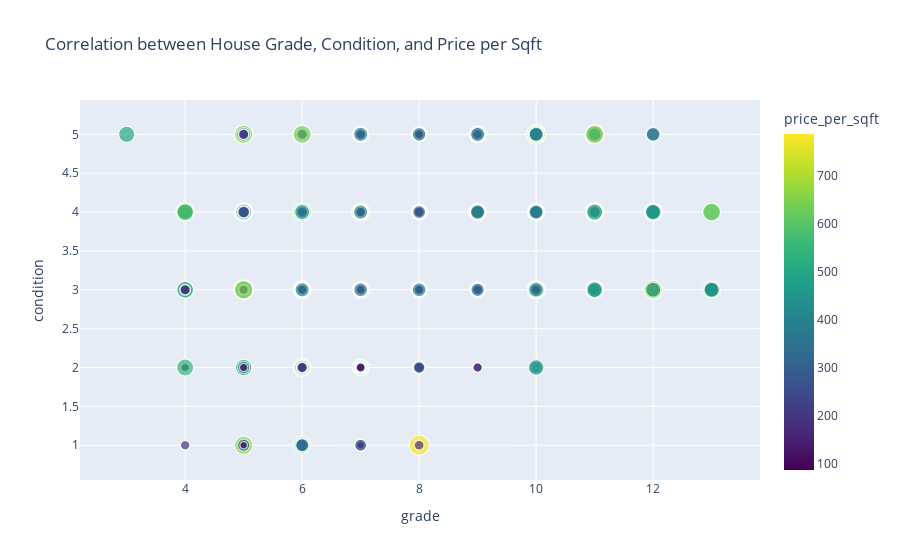

The code cell stored with this chart in its notebook:
### Markdown cell above
## Visualising with focus on house condition and grade

### Code cell
import plotly.express as px

# Scatter plot for house grade vs. house condition, color-coded by price_per_sqft
scatter_fig = px.scatter(
    grouped_data,
    x='grade',
    y='condition',
    color='price_per_sqft',
    color_continuous_scale='Viridis',
    size='price_per_sqft',
    hover_name='zipcode',
    title="Correlation between House Grade, Condition, and Price per Sqft"
)
scatter_fig.show()

# Choropleth map for median price per sqft by zip code
choropleth_fig = px.choropleth_mapbox(
    grouped_data,
    geojson=url_geojson,
    locations='zipcode',
    featureidkey='properties.ZCTA5CE10',
    color='price_per_sqft',
    color_continuous_scale='Viridis',
    hover_name='zipcode',
    mapbox_style="carto-positron",
    zoom=8,
    center={"lat": avg_latitude, "lon": avg_longitude},
    opacity=0.5,
    title="Median Price per Sqft by Zip Code"
)
choropleth_fig.update_layout(mapbox_style="open-street-map")
choropleth_fig.update_layout(margin={"r":0,"t":0,"l":0,"b":0})
choropleth_fig.show()

### Figure 1 — Plotly figure (JSON) as saved in the notebook; plotly's stock layout.template omitted (floating-point values rounded to 4 significant figures; data arrays with more than 128 entries replaced by an {"elided": "..."} marker saying what was removed)
{"data": [{"hovertemplate": "<b>%{hovertext}</b><br><br>grade=%{x}<br>condition=%{y}<br>price_per_sqft=%{marker.color}<extra></extra>", "hovertext": {"elided": "1203 int values"}, "legendgroup": "", "marker": {"color": {"elided": "1203 float values"}, "coloraxis": "coloraxis", "size": {"elided": "1203 float values"}, "sizemode": "area", "sizeref": 1.968, "symbol": "circle"}, "mode": "markers", "name": "", "showlegend": false, "type": "scattergl", "x": {"elided": "1203 int values"}, "xaxis": "x", "y": {"elided": "1203 int values"}, "yaxis": "y"}], "layout": {"coloraxis": {"colorbar": {"title": {"text": "price_per_sqft"}}, "colorscale": [[0, "#440154"], [0.1111, "#482878"], [0.2222, "#3e4989"], [0.3333, "#31688e"], [0.4444, "#26828e"], [0.5556, "#1f9e89"], [0.6667, "#35b779"], [0.7778, "#6ece58"], [0.8889, "#b5de2b"], [1, "#fde725"]]}, "legend": {"itemsizing": "constant", "tracegroupgap": 0}, "title": {"text": "Correlation between House Grade, Condition, and Price per Sqft"}, "xaxis": {"anchor": "y", "domain": [0, 1], "title": {"text": "grade"}}, "yaxis": {"anchor": "x", "domain": [0, 1], "title": {"text": "condition"}}}}
